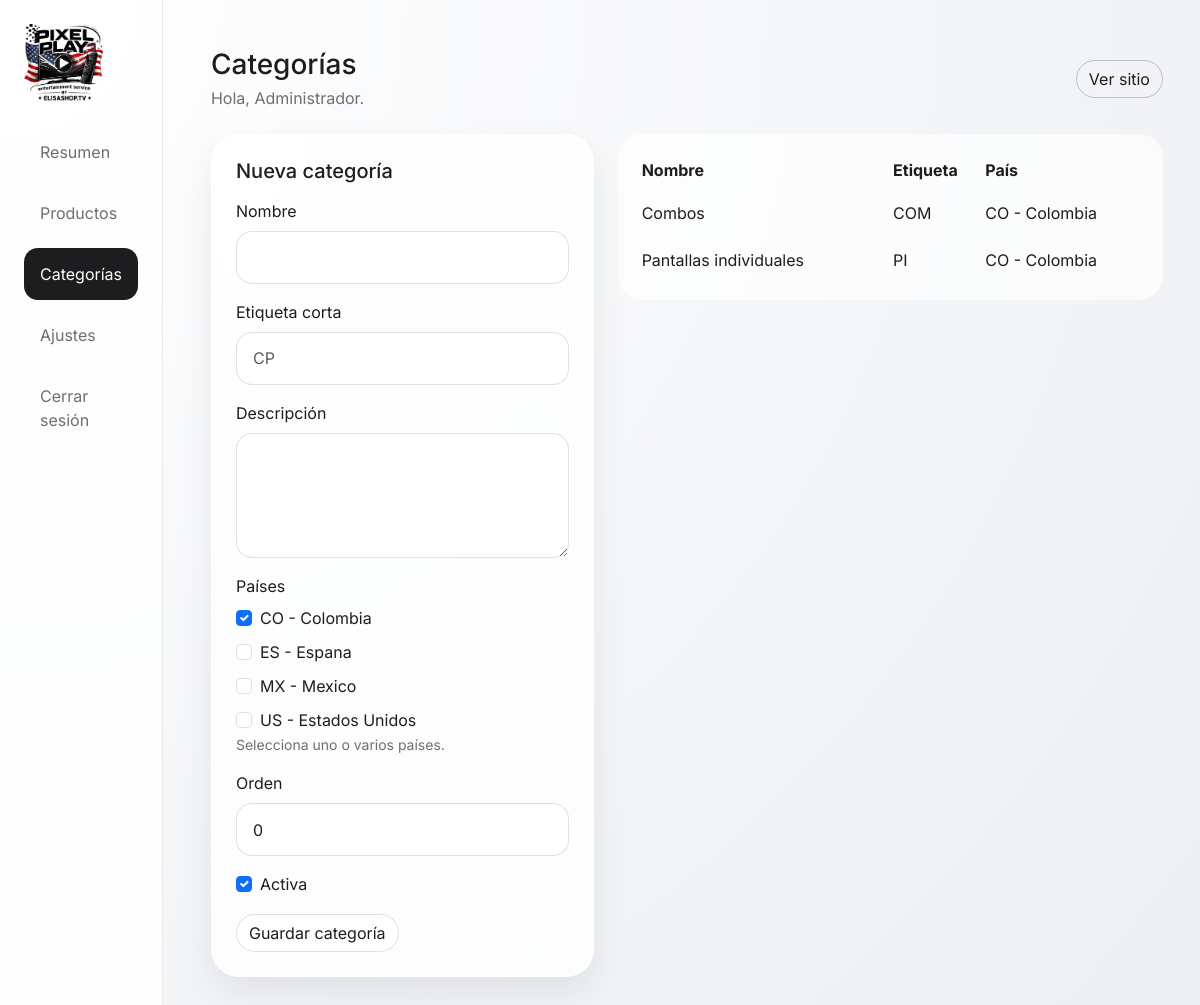
Screenshot of /admin/categories.php (signed in) with the database file from the repository.
### tables this page shows
CREATE TABLE categories (
    id INT UNSIGNED AUTO_INCREMENT PRIMARY KEY,
    name VARCHAR(120) NOT NULL,
    short_label VARCHAR(8) DEFAULT NULL,
    description TEXT DEFAULT NULL,
    country_code CHAR(2) NOT NULL DEFAULT 'CO',
    country_codes VARCHAR(64) NOT NULL DEFAULT 'CO',
    sort_order INT NOT NULL DEFAULT 0,
    status TINYINT(1) NOT NULL DEFAULT 1,
    created_at TIMESTAMP DEFAULT CURRENT_TIMESTAMP
);

### includes/functions.php (called while the page is built, shortened)
<?php
function e(?string $value): string
{
    return htmlspecialchars($value ?? '', ENT_QUOTES, 'UTF-8');
}
function get_supported_countries(): array
{
    return [
        'CO' => 'Colombia',
        'ES' => 'Espana',
        'MX' => 'Mexico',
        'US' => 'Estados Unidos',
    ];
}
function normalize_country_code(?string $countryCode): string
{
    $countryCode = strtoupper(trim((string) $countryCode));
    $supportedCountries = get_supported_countries();
    return array_key_exists($countryCode, $supportedCountries) ? $countryCode : 'CO';
}
function normalize_country_codes(array $countryCodes): array
{
    $normalized = [];
    foreach ($countryCodes as $countryCode) {
        $code = normalize_country_code((string) $countryCode);
        $normalized[$code] = $code;
    }
    return array_values($normalized);
}

### admin/categories.php (the view, shortened to what this page needs)
<?php
require __DIR__ . '/partials.php';
$supportedCountries = get_supported_countries();
$editingCategory = null;
$categories = $pdo->query('SELECT * FROM categories ORDER BY sort_order ASC, name ASC')->fetchAll();
$isEditing = is_array($editingCategory);
$selectedCountries = $isEditing
    ? normalize_country_codes(explode(',', (string) ($editingCategory['country_codes'] ?: $editingCategory['country_code'])))
    : ['CO'];
?>
<div class="row g-4">
    <div class="col-lg-5">
        <div class="glass-panel p-4">
            <h2 class="h5 text-white mb-3"><?= $isEditing ? 'Editar categoría' : 'Nueva categoría'; ?></h2>
            <form method="post" class="d-grid gap-3">
                <div>
                    <label class="form-label text-white">Nombre</label>
                    <input type="text" name="name" class="form-control" value="<?= e($editingCategory['name'] ?? ''); ?>" required>
                </div>
                <div>
                    <label class="form-label text-white">Etiqueta corta</label>
                    <input type="text" name="short_label" class="form-control" maxlength="8" placeholder="CP" value="<?= e($editingCategory['short_label'] ?? ''); ?>">
                </div>
                <div>
                    <label class="form-label text-white">Descripción</label>
                    <textarea name="description" class="form-control" rows="4"><?= e($editingCategory['description'] ?? ''); ?></textarea>
                </div>
                <div>
                    <label class="form-label text-white">Países</label>
                    <div class="d-grid gap-2">
                        <?php foreach ($supportedCountries as $countryCode => $countryName): ?>
                            <label class="form-check text-white">
                                <input class="form-check-input" type="checkbox" name="country_codes[]" value="<?= e($countryCode); ?>" <?= in_array($countryCode, $selectedCountries, true) ? 'checked' : ''; ?>>
                                <span class="form-check-label"><?= e($countryCode . ' - ' . $countryName); ?></span>
                            </label>
                        <?php endforeach; ?>
                    </div>
                    <div class="small text-secondary">Selecciona uno o varios países.</div>
                </div>
                <div>
                    <label class="form-label text-white">Orden</label>
                    <input type="number" name="sort_order" class="form-control" value="<?= e((string) ($editingCategory['sort_order'] ?? 0)); ?>">
                </div>
                <div class="form-check">
                    <input class="form-check-input" type="checkbox" name="status" id="status" <?= !$isEditing || (int) ($editingCategory['status'] ?? 0) === 1 ? 'checked' : ''; ?>>
                    <label class="form-check-label text-white" for="status">Activa</label>
                </div>
                <div class="d-flex flex-wrap gap-2">
                    <button type="submit" class="btn btn-light rounded-pill"><?= $isEditing ? 'Actualizar categoría' : 'Guardar categoría'; ?></button>
                </div>
            </form>
        </div>
    </div>
    <div class="col-lg-7">
        <div class="table-dark-glass p-3">
            <div class="table-responsive admin-table-scroll">
                <table class="table table-borderless align-middle mb-0 text-white admin-data-table">
                    <thead>
                        <tr class="text-secondary">
                            <th>Nombre</th>
                            <th>Etiqueta</th>
                            <th>País</th>
                        </tr>
                    </thead>
                    <tbody>
                    <?php foreach ($categories as $category): ?>
                        <?php
                            $categoryCountries = normalize_country_codes(explode(',', (string) ($category['country_codes'] ?: $category['country_code'])));
                            $categoryCountryLabels = [];
                            foreach ($categoryCountries as $categoryCountryCode) {
                                $categoryCountryLabels[] = $categoryCountryCode . ' - ' . ($supportedCountries[$categoryCountryCode] ?? $categoryCountryCode);
                            }
                        ?>
                        <tr>
                            <td><?= e($category['name']); ?></td>
                            <td><?= e($category['short_label']); ?></td>
                            <td><?= e(implode(', ', $categoryCountryLabels)); ?></td>
                        </tr>
                    <?php endforeach; ?>
                    </tbody>
                </table>
            </div>
        </div>
    </div>
</div>

### assets/css/style.css (style rules this page uses)
:root { --bg: #6a6a6f; --bg-soft: #5a5a60; --surface: rgba(255, 255, 255, 0.16); --surface-strong: rgba(255, 255, 255, 0.22); --border: rgba(255, 255, 255, 0.28); --text: #ffffff; --muted: #ececf1; --primary: #f5f5f7; --shadow: 0 24px 55px rgba(0, 0, 0, 0.28); --menu-height: 112px; }
* { box-sizing: border-box; }
html { scroll-behavior: smooth; scroll-padding-top: calc(var(--menu-height) + 18px); }
body { font-family: 'Inter', sans-serif; background: radial-gradient(circle at top right, rgba(255,255,255,0.24), transparent 34%), radial-gradient(circle at bottom left, rgba(0,0,0,0.18), transparent 28%), linear-gradient(140deg, #7a7a80, #67676d), var(--bg); color: var(--text); }
.glass-nav, .glass-panel, .category-card, .product-card, .contact-card, .showcase-card { background: var(--surface); backdrop-filter: blur(18px); -webkit-backdrop-filter: blur(18px); border: 1px solid var(--border); box-shadow: var(--shadow); }
.glass-panel, .category-card, .product-card, .contact-card, .showcase-card { border-radius: 28px; }
.table, .form-control, .form-select { --bs-body-bg: rgba(255,255,255,.05); --bs-body-color: #fff; --bs-border-color: rgba(255,255,255,0.15); }
.form-control, .form-select { background: rgba(255,255,255,0.05); color: #fff; border-radius: 16px; padding: .85rem 1rem; }
.table-dark-glass { background: rgba(255,255,255,0.04); color: #fff; border-radius: 24px; overflow: hidden; }
.admin-table-scroll { overflow-x: auto; -webkit-overflow-scrolling: touch; }
.admin-data-table { min-width: 920px; }
.admin-data-table th, .admin-data-table td { white-space: nowrap; }
.admin-data-table td:first-child { white-space: normal; min-width: 220px; }
.admin-data-table td:nth-child(3) { white-space: normal; min-width: 220px; }
.admin-site { background: radial-gradient(circle at top left, rgba(255,255,255,0.98), rgba(246,247,249,0.98) 48%, rgba(236,238,241,0.98) 100%), #f5f5f7; color: #1d1d1f; }
.admin-site .glass-panel, .admin-site .login-card { background: rgba(255,255,255,0.78); border: 1px solid rgba(255,255,255,0.95); box-shadow: 0 16px 36px rgba(15, 23, 42, 0.08); }
.admin-site .text-white, .admin-site .sidebar .navbar-brand, .admin-site h1, .admin-site h2, .admin-site h3, .admin-site h4, .admin-site h5 { color: #1d1d1f !important; }
.admin-site .text-secondary, .admin-site .benefits-list, .admin-site .sidebar .nav-link { color: #6e6e73 !important; }
.admin-site .form-control, .admin-site .form-select, .admin-site textarea.form-control { background: rgba(255,255,255,0.96); color: #1d1d1f; border: 1px solid rgba(10,10,10,0.12); }
.admin-site .table, .admin-site .admin-data-table { --bs-table-bg: transparent; --bs-table-color: #1d1d1f; --bs-table-border-color: rgba(0,0,0,0.08); }
.admin-site .table-dark-glass { background: rgba(255,255,255,0.72); color: #1d1d1f; }
.admin-site .btn-light { background: #ffffff; border: 1px solid rgba(0,0,0,0.12); color: #1d1d1f; }

### rows the page displays
categories: name "Combos", short_label "COM", categoryCountryLabels "CO - Colombia"
categories: name "Pantallas individuales", short_label "PI", categoryCountryLabels "CO - Colombia"

### other values shown
$title "Categorías"
$_SESSION['admin_name'] "Administrador"
$countryCode . ' - ' . $countryName "CO - Colombia"
$countryCode . ' - ' . $countryName "ES - Espana"
$countryCode . ' - ' . $countryName "MX - Mexico"
$countryCode . ' - ' . $countryName "US - Estados Unidos"
